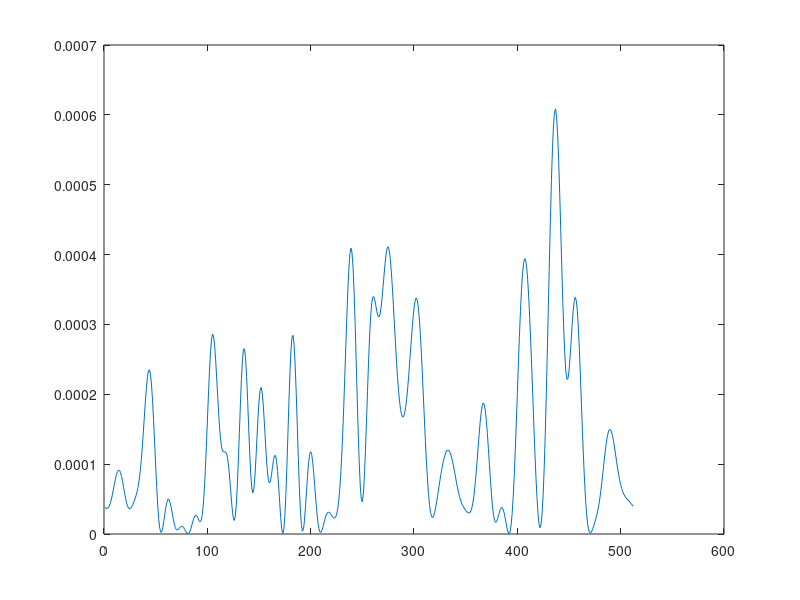

Recreate this plot in MATLAB. (Note: this script raises an error after producing the figure.)
clear,clc, close all
N = 36;
IFFT_N=512;

real_value = randi([0,1], [1, N])*2 - 1;
imag_value = randi([0,1], [1, N])*2 - 1;
input_value = (real_value + imag_value*j)/sqrt(2);
time_samples = ifft(input_value,IFFT_N);
inst_power = abs(time_samples).^2;
peak_power = max(inst_power);
avg_power = mean(inst_power);
papr = peak_power/avg_power;
papr_dB = 10*log10(papr);

plot([1:IFFT_N],abs(inst_power))
avg_line=refline([0 avg_power]);
avg_line.Color='r';
peak_line=refline([0 peak_power]);
peak_line.Color='k';
axis([0 IFFT_N 0 (peak_power*1.1)])
ylabel('Instantaneous power(W)'),xlabel('Time(t)')
legend('inst power','avg power','peak power')